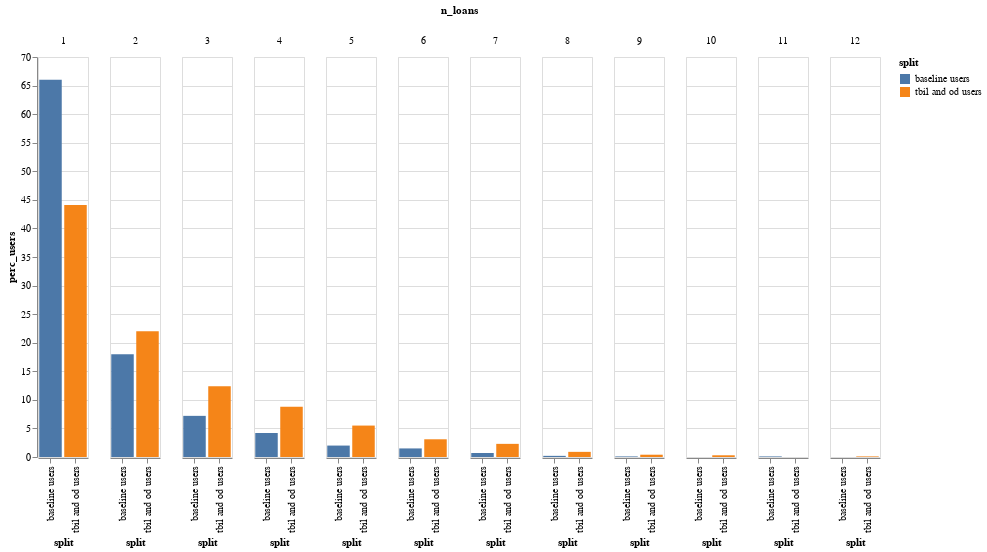

Notebook source saved alongside this figure:
### Code cell
af.column_multi(n_loans_df, "split", "split", "perc_users", "n_loans", 50, 400, "x")

### Figure 1 — Vega-Lite specification as saved in the notebook (floating-point values rounded to 4 significant figures)
{"config": {"view": {"continuousWidth": 400, "continuousHeight": 300}}, "data": {"name": "data-856ddf1821b16c8343d601944cdb028c"}, "mark": "bar", "encoding": {"color": {"type": "nominal", "field": "split"}, "column": {"type": "quantitative", "field": "n_loans"}, "tooltip": {"type": "quantitative", "field": "perc_users"}, "x": {"type": "nominal", "field": "split", "sort": "x"}, "y": {"type": "quantitative", "field": "perc_users"}}, "height": 400, "width": 50, "$schema": "https://vega.github.io/schema/vega-lite/v4.8.1.json", "datasets": {"data-856ddf1821b16c8343d601944cdb028c": [{"split": "baseline users", "n_loans": 1, "n_users": 1879, "perc_users": 66.0}, {"split": "baseline users", "n_loans": 2, "n_users": 514, "perc_users": 18.0}, {"split": "baseline users", "n_loans": 3, "n_users": 206, "perc_users": 7.2}, {"split": "baseline users", "n_loans": 4, "n_users": 119, "perc_users": 4.2}, {"split": "baseline users", "n_loans": 5, "n_users": 56, "perc_users": 2.0}, {"split": "baseline users", "n_loans": 6, "n_users": 42, "perc_users": 1.5}, {"split": "baseline users", "n_loans": 7, "n_users": 19, "perc_users": 0.7}, {"split": "baseline users", "n_loans": 8, "n_users": 7, "perc_users": 0.2}, {"split": "baseline users", "n_loans": 9, "n_users": 4, "perc_users": 0.1}, {"split": "baseline users", "n_loans": 10, "n_users": 1, "perc_users": 0.0}, {"split": "baseline users", "n_loans": 11, "n_users": 2, "perc_users": 0.1}, {"split": "tbil and od users", "n_loans": 1, "n_users": 776, "perc_users": 44.1}, {"split": "tbil and od users", "n_loans": 2, "n_users": 388, "perc_users": 22.0}, {"split": "tbil and od users", "n_loans": 3, "n_users": 219, "perc_users": 12.4}, {"split": "tbil and od users", "n_loans": 4, "n_users": 155, "perc_users": 8.8}, {"split": "tbil and od users", "n_loans": 5, "n_users": 97, "perc_users": 5.5}, {"split": "tbil and od users", "n_loans": 6, "n_users": 55, "perc_users": 3.1}, {"split": "tbil and od users", "n_loans": 7, "n_users": 40, "perc_users": 2.3}, {"split": "tbil and od users", "n_loans": 8, "n_users": 16, "perc_users": 0.9}, {"split": "tbil and od users", "n_loans": 9, "n_users": 7, "perc_users": 0.4}, {"split": "tbil and od users", "n_loans": 10, "n_users": 6, "perc_users": 0.3}, {"split": "tbil and od users", "n_loans": 12, "n_users": 1, "perc_users": 0.1}]}}
